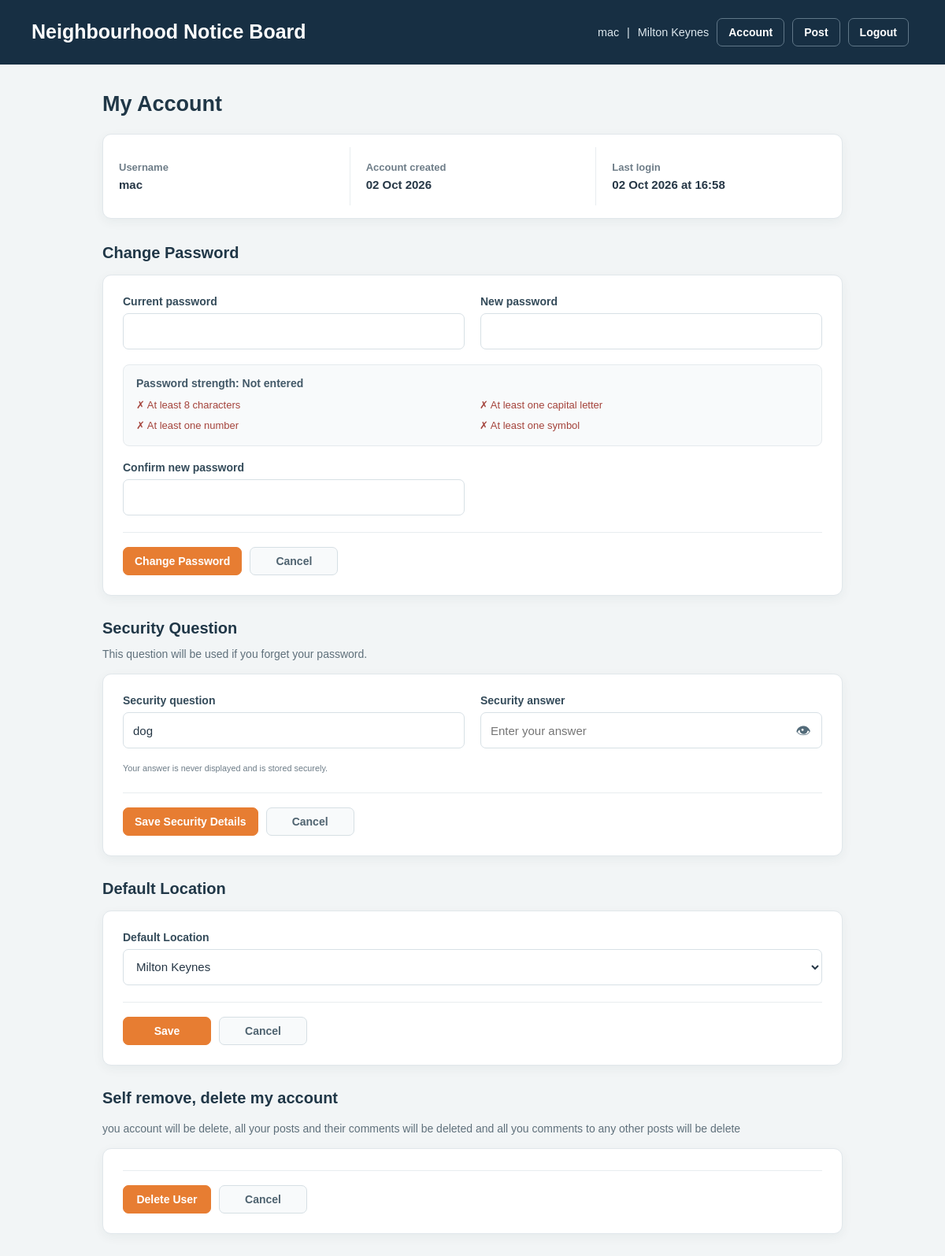
Page /account (signed in) on the committed database.
### models/models.py (models this page shows)
class User(UserMixin, db.Model):
    id = db.Column(db.Integer, primary_key=True)
    username = db.Column(
        db.String(80),
        unique=True,
        nullable=False
    )
    password_hash = db.Column(
        db.String(255),
        nullable=False
    )
    default_location = db.Column(
        db.String(120),
        nullable=False,
        default="Unknown"
    )
    created_at = db.Column(
        db.DateTime,
        default=datetime.utcnow,
        nullable=False
    )
    last_login = db.Column(
        db.DateTime,
        nullable=True
    )
    last_successful_login_datetime = db.Column(
        db.DateTime,
        nullable=True
    )
    login_fail_count = db.Column(
        db.Integer,
        nullable=False,
        default=0
    )
    login_last_attempt_status = db.Column(
        db.String(20),
        nullable=False,
        default="SUCCESS"
    )
    login_last_failed_datetime = db.Column(
        db.DateTime,
        nullable=True
    )
    login_retry_after_datetime = db.Column(
        db.DateTime,
        nullable=True
    )
    security_fail_count = db.Column(
        db.Integer,
        nullable=False,
        default=0
    )
    security_last_attempt_status = db.Column(
        db.String(20),
        nullable=False,
        default="SUCCESS"
    )
    security_last_failed_datetime = db.Column(
        db.DateTime,
        nullable=True
    )
    security_retry_after_datetime = db.Column(
        db.DateTime,
        nullable=True
    )
    status = db.Column(
        db.String(20),
        nullable=False,
        default="active"
    )
    is_admin = db.Column(
        db.Boolean,
        nullable=False,
        default=False
    )
    security_question = db.Column(
        db.String(255),
        nullable=False
    )
    security_answer_hash = db.Column(
        db.String(255),
        nullable=False
    )
    posts = db.relationship(
        "Post",
        backref="author",
        lazy=True
    )
    picked_posts = db.relationship(
        "PostPick",
        backref="user",
        lazy=True,
        cascade="all, delete-orphan"
    )
    comments = db.relationship(
        "Comment",
        backref="author",
        lazy=True,
        cascade="all, delete-orphan"
    )

### routes/account.py (the view, shortened to what this page needs)
@app.route("/account", methods=["GET", "POST"])
@login_required
def account():
    error = None
    success = None
    success_type = None
    locations = load_location_choices()
    for category, message in get_flashed_messages(with_categories=True):
        if category == "account_location_success":
            success = message
            success_type = "location"
    return render_template(
        "account.html",
        error=error,
        success=success,
        success_type=success_type,
        locations=locations,
        current_user=current_user
    )

### app.py (called while the page is built, shortened)
@app.before_request
def ensure_post_expiry_schema():
    global _post_expiry_schema_checked
    if _post_expiry_schema_checked:
        return

@login_manager.user_loader
def load_user(user_id):
    return User.query.get(int(user_id))

### templates/account.html (shortened to what this page needs)
{% extends "base.html" %}
{% block page_styles %}
    <link rel="stylesheet" href="{{ url_for('static', filename='css/public.css') }}">
    <link rel="stylesheet" href="{{ url_for('static', filename='css/post-form.css') }}">
    <link rel="stylesheet" href="{{ url_for('static', filename='css/account.css') }}">
{% endblock %}
{% block body_class %}public-page post-form-page account-page{% endblock %}
{% block content %}
<main class="account-shell">
    <header class="account-heading">
        <h2>My Account</h2>
    </header>
    <section class="account-summary" aria-label="Account information">
        <dl class="account-summary-item">
            <dt>Username</dt>
            <dd>{{ current_user.username }}</dd>
        </dl>
        <dl class="account-summary-item">
            <dt>Account created</dt>
            <dd>{{ current_user.created_at.strftime('%d %b %Y') }}</dd>
        </dl>
        <dl class="account-summary-item">
            <dt>Last login</dt>
            <dd>
                {% if current_user.last_login %}
                    {{ current_user.last_login.strftime('%d %b %Y at %H:%M') }}
                {% else %}
                    Never
                {% endif %}
            </dd>
        </dl>
    </section>
<section class="account-section">
    <header class="account-section-heading">
        <h3>Change Password</h3>
    </header>
    <form method="post" class="post-editor account-form">
        <div class="form-field">
            <label for="current_password">Current password</label>
            <input type="password" id="current_password" name="current_password" required>
        </div>
        <div class="form-field">
            <label for="new_password">New password</label>
            <input type="password" id="new_password" name="new_password" minlength="8" maxlength="25" required>
        </div>
        <div id="password-strength" class="password-guidance">
            <p>
                <strong>Password strength:</strong>
                <span id="strength-text">Not entered</span>
            </p>
            <ul>
                <li id="length-check" class="password-check check-fail">✗ At least 8 characters</li>
                <li id="uppercase-check" class="password-check check-fail">✗ At least one capital letter</li>
                <li id="number-check" class="password-check check-fail">✗ At least one number</li>
                <li id="symbol-check" class="password-check check-fail">✗ At least one symbol</li>
            </ul>
        </div>
        <div class="form-field">
            <label for="confirm_password">Confirm new password</label>
            <input type="password" id="confirm_password" name="confirm_password" minlength="8" maxlength="25" required>
        </div>
        <div class="form-actions">
            <button type="submit" class="post-button primary-action">Change Password</button>
            <a href="{{ url_for('home') }}" class="post-button cancel-action">Cancel</a>
        </div>
    </form>
</section>
<section class="account-section">
    <header class="account-section-heading">
        <h3>Security Question</h3>
        <p class="section-note">This question will be used if you forget your password.</p>
    </header>
    <form method="post" autocomplete="off" class="post-editor account-form">
        <div class="form-field">
            <label for="security_question">Security question</label>
            <input
                type="text"
                id="security_question"
                name="security_question"
                value="{{ current_user.security_question }}"
                minlength="1"
                maxlength="25"
                required
            >
        </div>
        <div class="form-field">
            <label for="security_answer">Security answer</label>
            <div class="password-input-wrap">
                <input
                    type="password"
                    id="security_answer"
                    name="security_answer"
                    minlength="1"
                    maxlength="25"
                    placeholder="Enter your answer"
                    autocomplete="new-password"
                    required
                >
                <button
                    type="button"
                    id="toggle_security_answer"
                    class="password-visibility-toggle"
                    aria-label="Show security answer"
                    aria-controls="security_answer"
                    title="Show security answer"
                >
                    <span aria-hidden="true">&#128065;</span>
                </button>
            </div>
        </div>
        <p class="security-answer-note">
            <small>Your answer is never displayed and is stored securely.</small>
        </p>
        <div class="form-actions">
            <button type="submit" class="post-button primary-action">Save Security Details</button>
            <a href="{{ url_for('home') }}" class="post-button cancel-action">Cancel</a>
        </div>
    </form>
</section>
<section class="account-section">
    <header class="account-section-heading">
        <h3>Default Location</h3>
    </header>
    <form method="post" class="post-editor account-form account-location-form">
        <div class="form-field form-field--wide">
            <label for="default_location">Default Location</label>
            <select id="default_location" name="default_location">
                {% for loc in locations %}
                    <option value="{{ loc }}" {% if loc == current_user.default_location %}selected{% endif %}>
                        {{ loc }}
                    </option>
                {% endfor %}
            </select>
        </div>
        <div class="form-actions">
            <button type="submit" class="post-button primary-action">Save</button>
            <a href="{{ url_for('home') }}" class="post-button cancel-action">Cancel</a>
        </div>
    </form>
</section>
<section class="account-section">
    <header class="account-section-heading">
        <h3>Self remove, delete my account</h3>
    </header>
    <p class="section-note">
        you account will be delete, all your posts and their comments will be deleted and all you comments to any other posts will be delete
    </p>
    <form
        method="post"
        action="{{ url_for('delete_account') }}"
        class="post-editor account-form"
        onsubmit="return confirm('are you sure, there is no recovery possible')"
    >
        <div class="form-actions">
            <button type="submit" class="post-button primary-action">Delete User</button>
            <a href="{{ url_for('home') }}" class="post-button cancel-action">Cancel</a>
        </div>
    </form>
</section>
</main>
{% endblock %}

### templates/base.html (shortened to what this page needs)
<!DOCTYPE html>
<html>
<head>
    {% block page_styles %}{% endblock %}
</head>
<body class="{% block body_class %}{% endblock %}">
    <div class="topbar">
        <h1>Neighbourhood Notice Board</h1>
        <div class="user-info">
            {% if current_user.is_authenticated %}
                <span>{{ current_user.username }}</span>
                <span>|</span>
                <span>{{ current_user.default_location }}</span>
                <a href="{{ url_for('account') }}" class="post-button">Account</a>
                <a href="{{ url_for('create_post') }}" class="post-button">Post</a>
                <form method="post" action="{{ url_for('logout') }}" class="inline-form">
                    <button type="submit" class="post-button">Logout</button>
                </form>
            {% else %}
                <a href="{{ url_for('login') }}" class="post-button">Login</a>
                <a href="{{ url_for('register') }}" class="post-button">Register</a>
            {% endif %}
        </div>
    </div>
    {% block content %}
    {% endblock %}
</body>
</html>

### static/css/public.css (style rules this page uses)
:root { --notice-navy: #172f43; --notice-navy-light: #25475d; --notice-orange: #e77d32; --notice-orange-dark: #c96320; --notice-ink: #263746; --notice-muted: #6e7d88; --notice-line: #e1e7eb; --notice-paper: #ffffff; --notice-ground: #f2f5f6; }
body.public-page { box-sizing: border-box; max-width: none; margin: 0; padding: 0; background: var(--notice-ground); color: var(--notice-ink); font-family: "Aptos", "Trebuchet MS", sans-serif; }
.public-page *, .public-page *::before, .public-page *::after { box-sizing: border-box; }
.public-page .topbar { min-height: 82px; margin: 0; padding: 16px max(24px, calc((100vw - 1120px) / 2)); border: 0; background: var(--notice-navy); color: #fff; }
.public-page .topbar h1 { margin: 0; color: #fff; font-size: 25px; line-height: 1.25; }
.public-page .user-info { display: flex; flex-wrap: wrap; align-items: center; gap: 10px; color: #dce7ed; }
.public-page .user-info a { margin: 0; }
.public-page .topbar .post-button { border-color: #607788; background: transparent; color: #fff; }
.public-page .post-button { padding: 9px 14px; border: 1px solid #d6dfe4; border-radius: 7px; background: #f8fafb; color: #344b5a; font: inherit; font-size: 14px; font-weight: 600; text-decoration: none; cursor: pointer; transition: background-color 0.16s ease, border-color 0.16s ease; }
.public-page .inline-form { display: inline-flex; margin: 0; }

### static/css/post-form.css (style rules this page uses)
.post-form-page .post-editor { display: grid; grid-template-columns: repeat(2, minmax(0, 1fr)); gap: 19px 20px; padding: 25px; border: 1px solid #e1e7eb; border-radius: 11px; background: #fff; box-shadow: 0 4px 14px rgb(29 52 68 / 5%); }
.post-form-page .form-field { display: flex; min-width: 0; flex-direction: column; gap: 7px; }
.post-form-page .form-field--wide { grid-column: 1 / -1; }
.post-form-page .form-field > label, .post-form-page .form-field-label { color: #344b5a; font-size: 14px; font-weight: 700; }
.post-form-page .form-field input[type="text"], .post-form-page .form-field input[type="password"], .post-form-page .form-field select, .post-form-page .form-field textarea { width: 100%; min-height: 46px; padding: 10px 12px; border: 1px solid #d7e0e5; border-radius: 7px; background: #fff; color: #263746; font: inherit; font-size: 15px; }
.post-form-page .form-actions { display: flex; grid-column: 1 / -1; align-items: center; gap: 10px; margin-top: 2px; padding-top: 18px; border-top: 1px solid #e8edef; }
.post-form-page .form-actions .post-button { min-width: 112px; margin: 0; text-align: center; }
.post-form-page .form-actions .primary-action { border-color: #e77d32; background: #e77d32; color: #fff; }
.post-form-page .form-actions .cancel-action { color: #4f6370; }

### templates/base.html (style rules this page uses)
body { font-family: Arial, sans-serif; max-width: 1000px; margin: auto; padding: 20px; }
.topbar { display: flex; justify-content: space-between; align-items: center; margin-bottom: 20px; padding-bottom: 10px; border-bottom: 1px solid #ccc; }
.post-button { display: inline-block; box-sizing: border-box; padding: 6px 12px; margin-right: 6px; background: #e6e6e6; border: 1px solid #ccc; border-radius: 6px; text-decoration: none; color: black; font-family: Arial, sans-serif; font-size: 14px; line-height: normal; cursor: pointer; vertical-align: middle; appearance: none; -webkit-appearance: none; }
.user-info { font-size: 0.9em; }
.user-info a { margin-left: 10px; }
.inline-form { display: inline; margin: 0; }

### rows in the picture
User: username "mac", default_location "Milton Keynes", created_at "02 Oct 2026", last_login "02 Oct 2026 at 16:58", security_question "dog"
